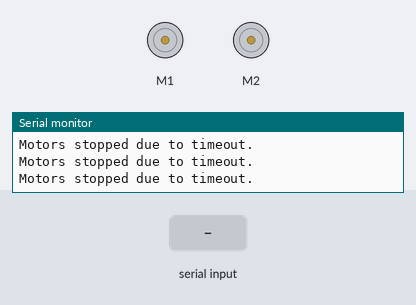
Bench run of a sketch on a simulated Arduino Uno, built with avr-gcc and run on an emulated ATmega328P. Parts: 2 × DC motor (green arrow = forward, orange = backward, longer = faster), the last lines printed to the serial monitor. Inputs (shaded band) come from the test bench.

Above: at 1.2 s.
1.3 s: "L90\n" received over Serial
At 1.9 s:
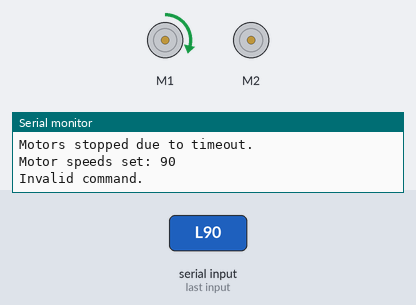
3.8 s: "L,45\n" received over Serial
At 6.0 s:
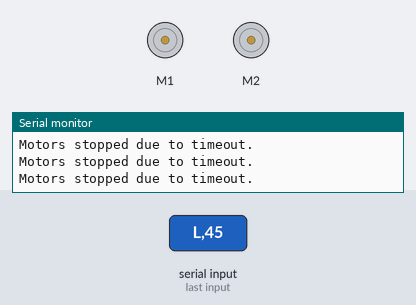
6.3 s: "R90\n" received over Serial
At 7.1 s:
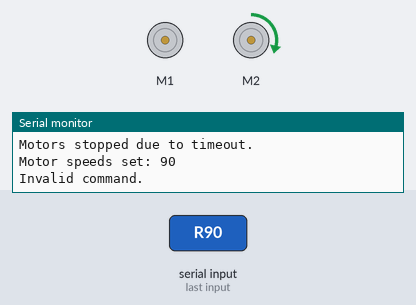
8.8 s: "R,45\n" received over Serial
At 10.7 s:
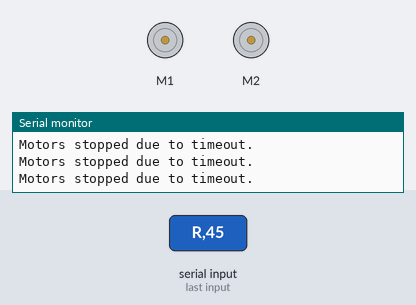
Timing chart, 0 to 12.2 s (numbered marks = the images above; inputs shaded):
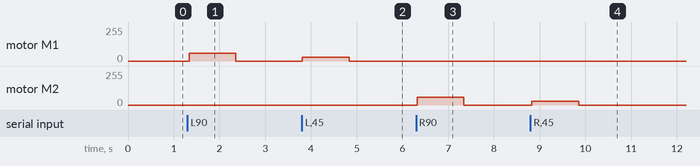

The sketch:

arduinoCode.ino
```cpp
#include <DualVNH5019MotorShield.h>

DualVNH5019MotorShield md;
unsigned long lastCommandTime = 0;
const unsigned long TIMEOUT = 1000; // Timeout in milliseconds
const int MAX_SPEED = 400; // Maximum motor speed
const int MIN_SPEED = -400; // Minimum motor speed
const int SPEED_STEP = 20; // Speed change step to smooth transitions
const int BRAKE_LEVEL = 400; // Maximum brake level

int currentM1Speed = 0;
int currentM2Speed = 0;

void setup() {
  md.init();
  Serial.begin(9600);
}

void stopMotorsGradually() {
  // Gradually decrease speed and apply brakes for smooth stops
  while (currentM1Speed != 0 || currentM2Speed != 0) {
    if (currentM1Speed > 0) {
      currentM1Speed = max(0, currentM1Speed - SPEED_STEP);
    } else if (currentM1Speed < 0) {
      currentM1Speed = min(0, currentM1Speed + SPEED_STEP);
    }

    if (currentM2Speed > 0) {
      currentM2Speed = max(0, currentM2Speed - SPEED_STEP);
    } else if (currentM2Speed < 0) {
      currentM2Speed = min(0, currentM2Speed + SPEED_STEP);
    }

    md.setSpeeds(currentM1Speed, currentM2Speed);
    md.setBrakes(abs(currentM1Speed), abs(currentM2Speed)); // Apply proportional braking
    delay(50); // Short delay to allow motors to slow down

    // Read and print motor currents
    unsigned int m1Current = md.getM1CurrentMilliamps();
    unsigned int m2Current = md.getM2CurrentMilliamps();
    Serial.print("M1 current: ");
    Serial.print(m1Current);
    Serial.print(" mA, M2 current: ");
    Serial.println(m2Current);

    // Check for motor faults and print messages
    if (md.getM1Fault()) {
      Serial.println("Motor 1 fault detected!");
    }
    if (md.getM2Fault()) {
      Serial.println("Motor 2 fault detected!");
    }
  }
  md.setBrakes(BRAKE_LEVEL, BRAKE_LEVEL); // Full brake after stop
}

void processCommand() {
  if (Serial.available() > 0) {
    char command = Serial.read();
    if (command == 'L' || command == 'R') {
      int speed = Serial.parseInt();
      speed = constrain(speed, MIN_SPEED, MAX_SPEED); // Constrain speed

      if (command == 'L') {
        currentM1Speed = speed;
      } else {
        currentM2Speed = speed;
      }
      md.setSpeeds(currentM1Speed, currentM2Speed); // Set speeds simultaneously
      Serial.print("Motor speeds set: ");
      Serial.println(speed);
      lastCommandTime = millis();
    } else {
      Serial.println("Invalid command.");
    }
  }
}

void checkTimeout() {
  if (millis() - lastCommandTime > TIMEOUT) {
    stopMotorsGradually();
    Serial.println("Motors stopped due to timeout.");
  }
}

void loop() {
  processCommand();
  checkTimeout();
}
```

Measured:
- after the input at 1.3 s, motor M1: stopped → forward 57/255 at once, → stopped 1.0 s later
- after the input at 3.8 s, motor M1: stopped → forward 28/255 at once, → stopped 1.0 s later
- after the input at 6.3 s, motor M2: stopped → forward 57/255 at once, → stopped 1.0 s later
- after the input at 8.8 s, motor M2: stopped → forward 28/255 at once, → stopped 1.0 s later
